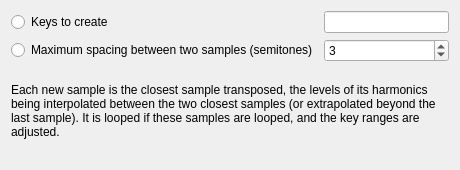
<?xml version="1.0" encoding="UTF-8"?>
<ui version="4.0">
 <class>ToolMissingSamples_gui</class>
 <widget class="QWidget" name="ToolMissingSamples_gui">
  <property name="geometry">
   <rect>
    <x>0</x>
    <y>0</y>
    <width>460</width>
    <height>170</height>
   </rect>
  </property>
  <property name="windowTitle">
   <string notr="true">Form</string>
  </property>
  <layout class="QGridLayout" name="gridLayout">
   <item row="0" column="0">
    <widget class="QRadioButton" name="radioKeys">
     <property name="text">
      <string>Keys to create</string>
     </property>
    </widget>
   </item>
   <item row="0" column="1">
    <widget class="QLineEdit" name="lineKeys"/>
   </item>
   <item row="1" column="0">
    <widget class="QRadioButton" name="radioSpacing">
     <property name="text">
      <string>Maximum spacing between two samples (semitones)</string>
     </property>
    </widget>
   </item>
   <item row="1" column="1">
    <widget class="QSpinBox" name="spinSpacing">
     <property name="minimum">
      <number>1</number>
     </property>
     <property name="maximum">
      <number>24</number>
     </property>
     <property name="value">
      <number>3</number>
     </property>
    </widget>
   </item>
   <item row="2" column="0" colspan="2">
    <widget class="QLabel" name="labelInfo">
     <property name="text">
      <string>Each new sample is the closest sample transposed, the levels of its harmonics being interpolated between the two closest samples (or extrapolated beyond the last sample). It is looped if these samples are looped, and the key ranges are adjusted.</string>
     </property>
     <property name="wordWrap">
      <bool>true</bool>
     </property>
    </widget>
   </item>
   <item row="3" column="0" colspan="2">
    <widget class="DialogButtonBox" name="buttonBox"/>
   </item>
  </layout>
 </widget>
 <customwidgets>
  <customwidget>
   <class>DialogButtonBox</class>
   <extends>QDialogButtonBox</extends>
   <header>dialogbuttonbox.h</header>
  </customwidget>
 </customwidgets>
 <tabstops>
  <tabstop>radioKeys</tabstop>
  <tabstop>lineKeys</tabstop>
  <tabstop>radioSpacing</tabstop>
  <tabstop>spinSpacing</tabstop>
 </tabstops>
 <resources/>
 <connections/>
</ui>
